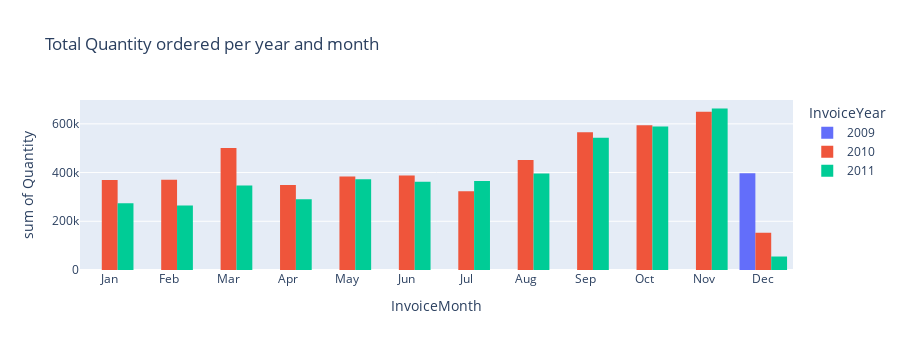

Source (notebook cell):
### Code cell
fig = px.histogram(data_year, x="InvoiceMonth", y="Quantity", color='InvoiceYear', barmode='group',
             histfunc='sum', height=350, title='Total Quantity ordered per year and month',
            category_orders={'InvoiceMonth': ['Jan','Feb','Mar','Apr','May','Jun','Jul','Aug','Sep','Oct','Nov','Dec'],
                              "InvoiceYear": ["2009", "2010","2011"]})

#fig.update_layout(xaxis={'categoryorder':'array', 
#                'categoryarray':['Jan','Feb','Mar','Apr','May','Jun','Jul','Aug','Sep','Oct','Nov','Dec']},
 #                 legend_traceorder="reversed")
fig.show()

### Figure 1 — Plotly figure (JSON) as saved in the notebook; plotly's stock layout.template omitted (floating-point values rounded to 4 significant figures)
{"data": [{"alignmentgroup": "True", "bingroup": "x", "histfunc": "sum", "hovertemplate": "InvoiceYear=2009<br>InvoiceMonth=%{x}<br>sum of Quantity=%{y}<extra></extra>", "legendgroup": "2009", "marker": {"color": "#636efa", "pattern": {"shape": ""}}, "name": "2009", "offsetgroup": "2009", "orientation": "v", "showlegend": true, "type": "histogram", "x": ["Dec"], "xaxis": "x", "y": [397217], "yaxis": "y"}, {"alignmentgroup": "True", "bingroup": "x", "histfunc": "sum", "hovertemplate": "InvoiceYear=2010<br>InvoiceMonth=%{x}<br>sum of Quantity=%{y}<extra></extra>", "legendgroup": "2010", "marker": {"color": "#EF553B", "pattern": {"shape": ""}}, "name": "2010", "offsetgroup": "2010", "orientation": "v", "showlegend": true, "type": "histogram", "x": ["Oct", "Nov", "May", "Mar", "Jun", "Sep", "Jan", "Feb", "Dec", "Aug", "Apr", "Jul"], "xaxis": "x", "y": [594425, 650034, 383672, 500816, 388147, 565742, 369262, 370995, 152973, 451572, 349253, 323650], "yaxis": "y"}, {"alignmentgroup": "True", "bingroup": "x", "histfunc": "sum", "hovertemplate": "InvoiceYear=2011<br>InvoiceMonth=%{x}<br>sum of Quantity=%{y}<extra></extra>", "legendgroup": "2011", "marker": {"color": "#00cc96", "pattern": {"shape": ""}}, "name": "2011", "offsetgroup": "2011", "orientation": "v", "showlegend": true, "type": "histogram", "x": ["Nov", "May", "Mar", "Jun", "Jul", "Dec", "Feb", "Aug", "Apr", "Oct", "Jan", "Sep"], "xaxis": "x", "y": [663001, 372166, 346712, 362392, 365319, 55366, 264441, 396637, 290529, 589578, 273666, 542461], "yaxis": "y"}], "layout": {"barmode": "group", "height": 350, "legend": {"title": {"text": "InvoiceYear"}, "tracegroupgap": 0}, "title": {"text": "Total Quantity ordered per year and month"}, "xaxis": {"anchor": "y", "categoryarray": ["Jan", "Feb", "Mar", "Apr", "May", "Jun", "Jul", "Aug", "Sep", "Oct", "Nov", "Dec"], "categoryorder": "array", "domain": [0, 1], "title": {"text": "InvoiceMonth"}}, "yaxis": {"anchor": "x", "domain": [0, 1], "title": {"text": "sum of Quantity"}}}}
